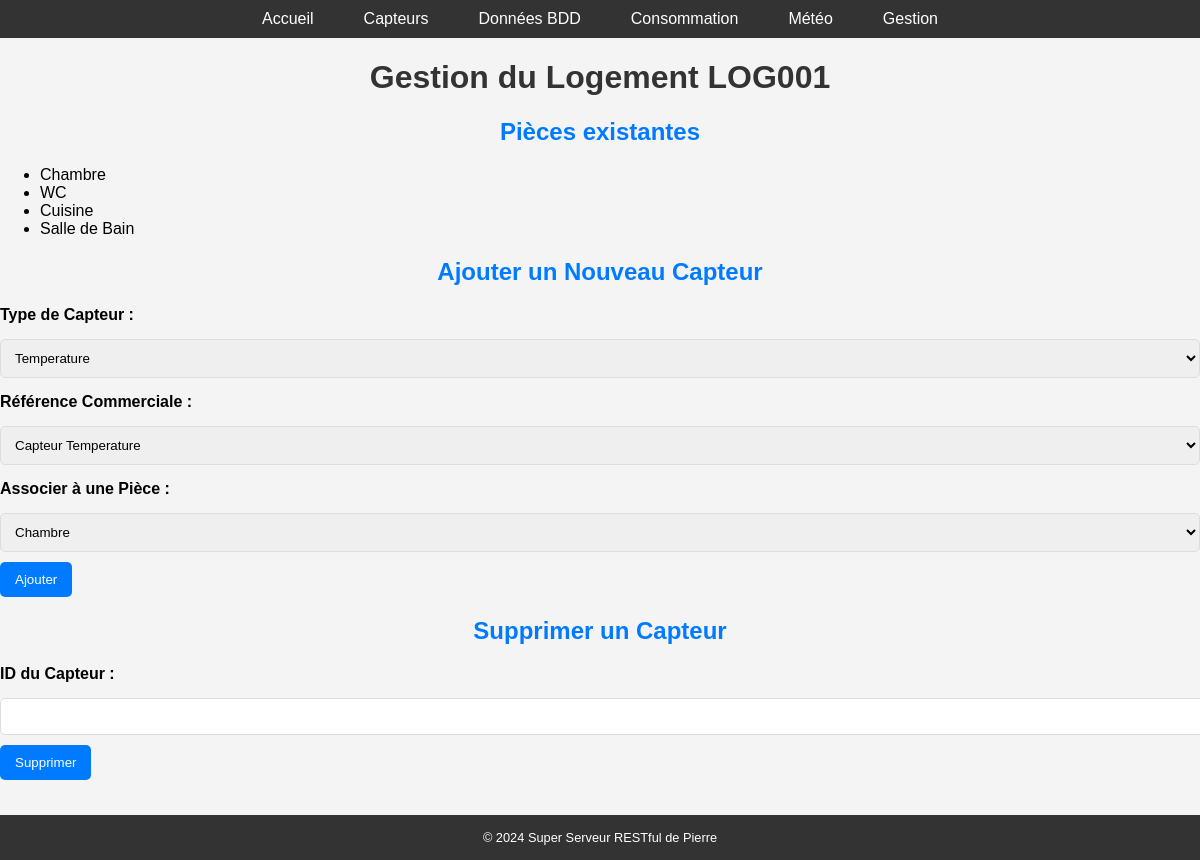
Before: /gestion/LOG001 with the older database file.
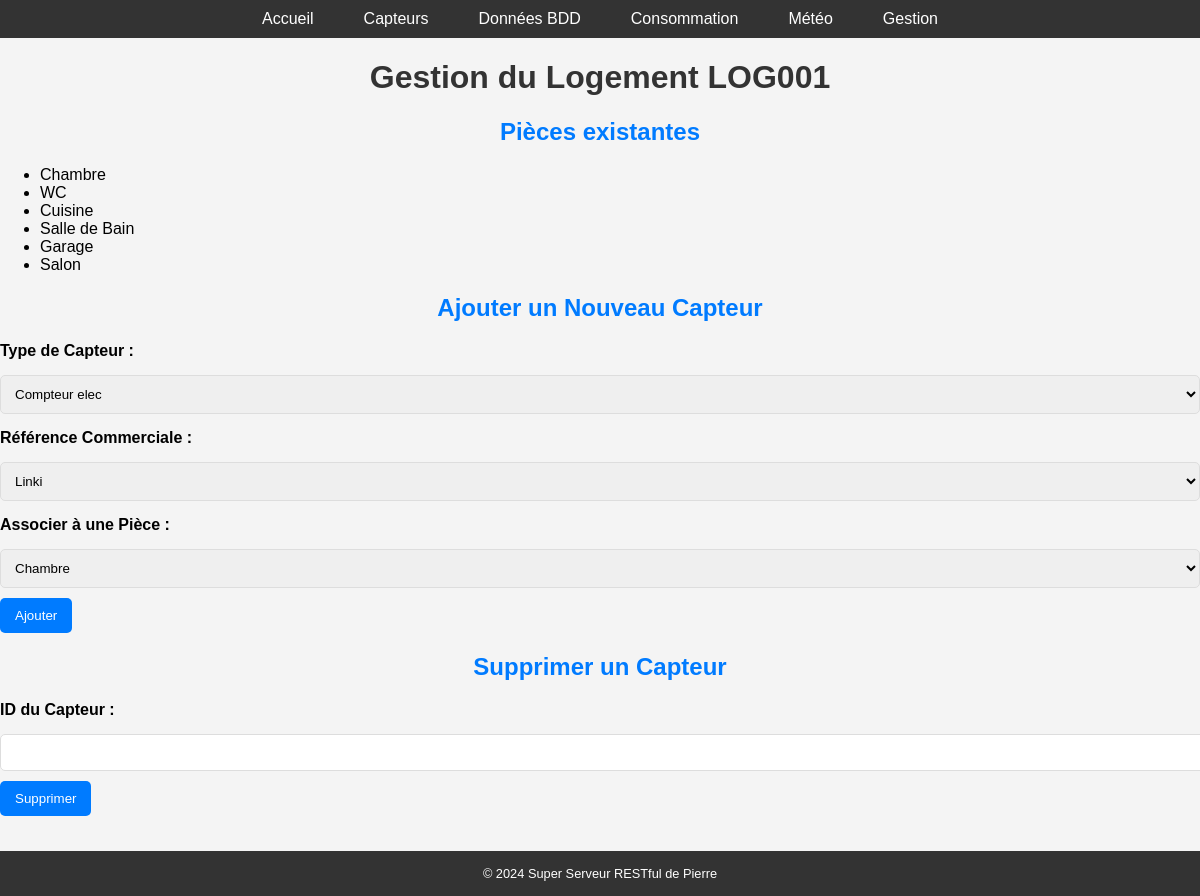
After: the same page with the newer database file.
### tables this page shows
CREATE TABLE Piece (
    PIECE_ID INTEGER PRIMARY KEY AUTOINCREMENT,
    nom TEXT,
    coordonnee_x INTEGER,
    coordonnee_y INTEGER,
    coordonnee_z INTEGER,
    LOGEMENT_ID TEXT,
    FOREIGN KEY (LOGEMENT_ID) REFERENCES Logement(LOGEMENT_ID)
);

### serveur_restfull_site_3_8.py (the view)
@app.route('/gestion/<logement_id>')
def gestion(logement_id):
    print(f"Logement ID reçu : {logement_id}")
    try:
        conn = get_db_connection()
        cursor = conn.cursor()
        cursor.execute("""
            SELECT PIECE_ID AS id, nom
            FROM Piece WHERE LOGEMENT_ID = ?
        """, (logement_id,))
        pieces = cursor.fetchall()
        cursor.execute("""
            SELECT TYPE_ID AS id, nom
            FROM Type_Capteur_Actionneur
        """)
        types_capteurs = cursor.fetchall()
        cursor.execute("""
            SELECT CAPTEUR_ID AS id, reference_commerciale
            FROM Capteur_Actionneur
        """)
        references_commerciales = cursor.fetchall()
        conn.close()
        return render_template(
            'gestion.html',
            logement_id=logement_id,
            pieces=pieces,
            types_capteurs=types_capteurs,
            references_commerciales=references_commerciales,
            message=request.args.get('message')  # Message facultatife
        )
    except Exception as e:
        print(f"Erreur : {e}")
        return jsonify({'error': str(e)}), 500

### serveur_restfull_site_3_8.py (called while the page is built)
def get_db_connection():
    conn = sqlite3.connect('bdd_essai1.db')
    conn.row_factory = sqlite3.Row  # Permet de transformer les résultats en dictionnaires
    return conn

### templates/gestion.html (shortened to what this page needs)
{% extends 'base.html' %}
{% block content %}
<h1>Gestion du Logement {{ logement_id }}</h1>
<div class="gestion-container">
    <h2>Pièces existantes</h2>
    {% if pieces %}
        <ul>
            {% for piece in pieces %}
            <li>{{ piece.nom }}</li>
            {% endfor %}
        </ul>
    {% else %}
        <p>Aucune pièce trouvée pour ce logement.</p>
    {% endif %}
    <h2>Ajouter un Nouveau Capteur</h2>
    <form id="ajouter-capteur-form">
        <label for="type_id">Type de Capteur :</label>
        <select id="type_id" name="type_id" required>
            {% for type in types_capteurs %}
            <option value="{{ type.id }}">{{ type.nom }}</option>
            {% endfor %}
        </select>
        <label for="reference_commerciale">Référence Commerciale :</label>
        <select id="reference_commerciale" name="reference_commerciale" required>
            {% for reference in references_commerciales %}
            <option value="{{ reference.reference_commerciale }}">{{ reference.reference_commerciale }}</option>
            {% endfor %}
        </select>
        <label for="piece_id">Associer à une Pièce :</label>
        <select id="piece_id" name="piece_id" required>
            {% for piece in pieces %}
            <option value="{{ piece.id }}">{{ piece.nom }}</option>
            {% endfor %}
        </select>
        <button type="submit">Ajouter</button>
    </form>
    <h2>Supprimer un Capteur</h2>
    <form id="supprimer-capteur-form">
        <label for="capteur_id">ID du Capteur :</label>
        <input type="number" id="capteur_id" name="capteur_id" required>
        <button type="submit">Supprimer</button>
    </form>
</div>
{% endblock %}

Changed rows visible on the page:
added Piece: nom "Garage"
added Piece: nom "Salon"
Other visible differences:
form field type_id: "Temperature" → "Compteur elec"
form field reference_commerciale: "Capteur Temperature" → "Linki"
